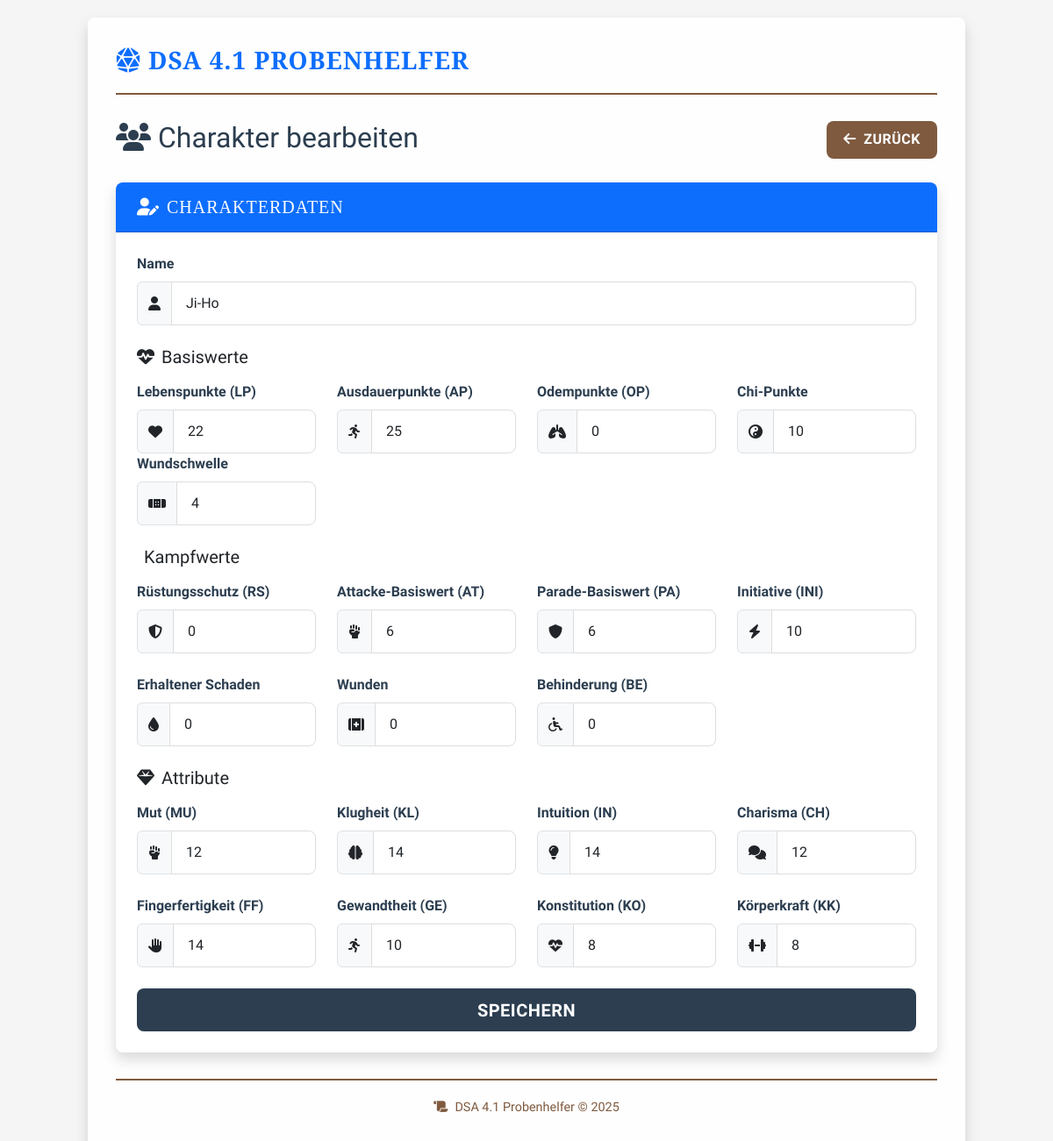
/character/1/edit, run on the app's committed database.
### app.py (models this page shows, shortened)
class Character(db.Model):
    id = db.Column(db.Integer, primary_key=True)
    name = db.Column(db.String(100), nullable=False)
    lp = db.Column(db.Integer, nullable=False)
    ap = db.Column(db.Integer, nullable=False)
    op = db.Column(db.Integer, nullable=False)
    chi = db.Column(db.Integer, nullable=False, default=0)  # Neue Spalte für Chi-Punkte
    rs_wert = db.Column(db.Integer, nullable=False)
    pa_basis = db.Column(db.Integer, nullable=False)
    at_basis = db.Column(db.Integer, nullable=False)
    wundschwelle = db.Column(db.Integer, nullable=False)
    damage = db.Column(db.Integer, nullable=False)
    wunden = db.Column(db.Integer, nullable=False)
    initiative = db.Column(db.Integer, nullable=False)
    mut = db.Column(db.Integer, nullable=False)
    klugheit = db.Column(db.Integer, nullable=False)
    intuition = db.Column(db.Integer, nullable=False)
    charisma = db.Column(db.Integer, nullable=False)
    fingerfertigkeit = db.Column(db.Integer, nullable=False)
    gewandtheit = db.Column(db.Integer, nullable=False)
    konstitution = db.Column(db.Integer, nullable=False)
    koerperkraft = db.Column(db.Integer, nullable=False)
    be = db.Column(db.Integer, default=0)
    talente = db.relationship('Talent', backref='character', lazy=True, cascade="all, delete-orphan")
    melee_weapons = db.relationship('MeleeWeapon', backref='character', lazy=True, cascade="all, delete-orphan")
    ranged_weapons = db.relationship('RangedWeapon', backref='character', lazy=True, cascade="all, delete-orphan")
    parry_weapons = db.relationship('ParryWeapon', backref='character', lazy=True, cascade="all, delete-orphan")

### app.py (the view, shortened to what this page needs)
@app.route('/character/<int:character_id>/edit', methods=['GET', 'POST'])
def edit_character(character_id):
    character = db.session.get(Character, character_id)
    if character is None:
        abort(404)  # Manuelles Werfen eines 404-Fehlers
    form = CharacterForm(obj=character)
    return render_template('character_form.html', form=form, title='Charakter bearbeiten')

### templates/character_form.html (shortened to what this page needs)
{% extends "layout.html" %}
{% block content %}
<div class="row mb-4">
    <div class="col">
        <h2><i class="fas fa-users me-2"></i>{{ title }}</h2>
    </div>
    <div class="col text-end">
        <a href="{{ url_for('index') }}" class="btn btn-secondary">
            <i class="fas fa-arrow-left me-1"></i> Zurück
        </a>
    </div>
</div>
<div class="card">
    <div class="card-header bg-primary text-white">
        <h5 class="mb-0"><i class="fas fa-user-edit me-2"></i>Charakterdaten</h5>
    </div>
    <div class="card-body">
        <form method="POST">
            <div class="row mb-4">
                <div class="col-12">
                    <div class="form-group">
                        {{ form.name.label(class="form-label") }}
                        <div class="input-group">
                            <span class="input-group-text"><i class="fas fa-user"></i></span>
                            {{ form.name(class="form-control") }}
                        </div>
                    </div>
                </div>
            </div>
            <h5 class="mb-3"><i class="fas fa-heartbeat me-2"></i>Basiswerte</h5>
            <div class="row mb-4">
                <div class="col-md-3">
                    <div class="form-group">
                        {{ form.lp.label(class="form-label") }}
                        <div class="input-group">
                            <span class="input-group-text"><i class="fas fa-heart"></i></span>
                            {{ form.lp(class="form-control") }}
                        </div>
                    </div>
                </div>
                <div class="col-md-3">
                    <div class="form-group">
                        {{ form.ap.label(class="form-label") }}
                        <div class="input-group">
                            <span class="input-group-text"><i class="fas fa-running"></i></span>
                            {{ form.ap(class="form-control") }}
                        </div>
                    </div>
                </div>
                <div class="col-md-3">
                    <div class="form-group">
                        {{ form.op.label(class="form-label") }}
                        <div class="input-group">
                            <span class="input-group-text"><i class="fas fa-lungs"></i></span>
                            {{ form.op(class="form-control") }}
                        </div>
                    </div>
                </div>
                <div class="col-md-3">
                    <div class="form-group">
                        {{ form.chi.label(class="form-label") }}
                        <div class="input-group">
                            <span class="input-group-text"><i class="fas fa-yin-yang"></i></span>
                            {{ form.chi(class="form-control") }}
                        </div>
                    </div>
                </div>
                <div class="col-md-3">
                    <div class="form-group">
                        {{ form.wundschwelle.label(class="form-label") }}
                        <div class="input-group">
                            <span class="input-group-text"><i class="fas fa-band-aid"></i></span>
                            {{ form.wundschwelle(class="form-control") }}
                        </div>
                    </div>
                </div>
            </div>
            <h5 class="mb-3">Kampfwerte</h5>
            <div class="row mb-4">
                <div class="col-md-3">
                    <div class="form-group">
                        {{ form.rs_wert.label(class="form-label") }}
                        <div class="input-group">
                            <span class="input-group-text"><i class="fas fa-shield-alt"></i></span>
                            {{ form.rs_wert(class="form-control") }}
                        </div>
                    </div>
                </div>
                <div class="col-md-3">
                    <div class="form-group">
                        {{ form.at_basis.label(class="form-label") }}
                        <div class="input-group">
                            <span class="input-group-text"><i class="fas fa-fist-raised"></i></span>
                            {{ form.at_basis(class="form-control") }}
                        </div>
                    </div>
                </div>
                <div class="col-md-3">
                    <div class="form-group">
                        {{ form.pa_basis.label(class="form-label") }}
                        <div class="input-group">
                            <span class="input-group-text"><i class="fas fa-shield"></i></span>
                            {{ form.pa_basis(class="form-control") }}
                        </div>
                    </div>
                </div>
                <div class="col-md-3">
                    <div class="form-group">
                        {{ form.initiative.label(class="form-label") }}
                        <div class="input-group">
                            <span class="input-group-text"><i class="fas fa-bolt"></i></span>
                            {{ form.initiative(class="form-control") }}
                        </div>
                    </div>
                </div>
            </div>
            <div class="row mb-4">
                <div class="col-md-3">
                    <div class="form-group">
                        {{ form.damage.label(class="form-label") }}
                        <div class="input-group">
                            <span class="input-group-text"><i class="fas fa-tint"></i></span>
                            {{ form.damage(class="form-control") }}
                        </div>
                    </div>
                </div>
                <div class="col-md-3">
                    <div class="form-group">
                        {{ form.wunden.label(class="form-label") }}
                        <div class="input-group">
                            <span class="input-group-text"><i class="fas fa-first-aid"></i></span>
                            {{ form.wunden(class="form-control") }}
                        </div>
                    </div>
                </div>
                <div class="col-md-3">
                    <div class="form-group">
                        {{ form.be.label(class="form-label") }}
                        <div class="input-group">
                            <span class="input-group-text"><i class="fas fa-wheelchair"></i></span>
                            {{ form.be(class="form-control") }}
                        </div>
                    </div>
                </div>
            </div>
            <h5 class="mb-3"><i class="fas fa-gem me-2"></i>Attribute</h5>
            <div class="row mb-4">
                <div class="col-md-3">
                    <div class="form-group">
                        {{ form.mut.label(class="form-label") }}
                        <div class="input-group">
                            <span class="input-group-text"><i class="fas fa-fist-raised"></i></span>
                            {{ form.mut(class="form-control") }}
                        </div>
                    </div>
                </div>
                <div class="col-md-3">
                    <div class="form-group">
                        {{ form.klugheit.label(class="form-label") }}
                        <div class="input-group">
                            <span class="input-group-text"><i class="fas fa-brain"></i></span>
                            {{ form.klugheit(class="form-control") }}
                        </div>
                    </div>
                </div>
                <div class="col-md-3">
                    <div class="form-group">
                        {{ form.intuition.label(class="form-label") }}
                        <div class="input-group">
                            <span class="input-group-text"><i class="fas fa-lightbulb"></i></span>
                            {{ form.intuition(class="form-control") }}
                        </div>
                    </div>
                </div>
                <div class="col-md-3">
                    <div class="form-group">
                        {{ form.charisma.label(class="form-label") }}
                        <div class="input-group">
                            <span class="input-group-text"><i class="fas fa-comments"></i></span>
                            {{ form.charisma(class="form-control") }}
                        </div>
                    </div>
                </div>
            </div>
            <div class="row mb-4">
                <div class="col-md-3">
                    <div class="form-group">
                        {{ form.fingerfertigkeit.label(class="form-label") }}
                        <div class="input-group">
                            <span class="input-group-text"><i class="fas fa-hand-paper"></i></span>
                            {{ form.fingerfertigkeit(class="form-control") }}
                        </div>
                    </div>
                </div>
                <div class="col-md-3">
                    <div class="form-group">
                        {{ form.gewandtheit.label(class="form-label") }}
                        <div class="input-group">
                            <span class="input-group-text"><i class="fas fa-running"></i></span>
                            {{ form.gewandtheit(class="form-control") }}
                        </div>
                    </div>
                </div>
                <div class="col-md-3">
                    <div class="form-group">
                        {{ form.konstitution.label(class="form-label") }}
                        <div class="input-group">
                            <span class="input-group-text"><i class="fas fa-heartbeat"></i></span>
                            {{ form.konstitution(class="form-control") }}
                        </div>
                    </div>
                </div>
                <div class="col-md-3">
                    <div class="form-group">
                        {{ form.koerperkraft.label(class="form-label") }}
                        <div class="input-group">
                            <span class="input-group-text"><i class="fas fa-dumbbell"></i></span>
                            {{ form.koerperkraft(class="form-control") }}
                        </div>
                    </div>
                </div>
            </div>
            <div class="d-grid gap-2">
                {{ form.submit(class="btn btn-primary btn-lg") }}
            </div>
        </form>
    </div>
</div>
{% endblock %}

### templates/layout.html (style rules this page uses)
:root { --primary-color: #2c3e50; --secondary-color: #7f5a3f; --accent-color: #c0392b; --success-color: #27ae60; --danger-color: #c0392b; --info-color: #3498db; --dark-color: #1a1a1a; --light-color: #f8f9fa; --border-radius: 0.5rem; --card-shadow: 0 0.5rem 1rem rgba(0, 0, 0, 0.15); --transition-speed: 0.3s; }
body { font-family: 'Raleway', sans-serif; color: var(--primary-color); background-color: #f5f5f5; background-image: url('https://www.transparenttextures.com/patterns/parchment.png'); padding-top: 20px; padding-bottom: 20px; }
.btn { transition: all var(--transition-speed); border-radius: var(--border-radius); font-weight: 600; text-transform: uppercase; letter-spacing: 0.5px; padding: 0.6rem 1.2rem; border: none; }
.btn-primary { background-color: var(--primary-color); }
.btn-secondary { background-color: var(--secondary-color); }
.card { border: none; border-radius: var(--border-radius); overflow: hidden; box-shadow: var(--card-shadow); transition: all var(--transition-speed); margin-bottom: 1.5rem; }
.card-header { background-color: var(--primary-color); color: white; font-family: 'Cinzel', serif; font-weight: 700; text-transform: uppercase; letter-spacing: 1px; padding: 1rem 1.5rem; }
.card-body { padding: 1.5rem; }
.form-control, .form-select { border-radius: var(--border-radius); padding: 0.75rem 1rem; border: 1px solid #ddd; transition: all var(--transition-speed); }
.form-label { font-weight: 600; color: var(--primary-color); margin-bottom: 0.5rem; }

### data on the page
Character: name "Ji-Ho", lp "22", ap "25", op "0", chi "10", wundschwelle "4", rs_wert "0", at_basis "6", pa_basis "6", initiative "10", damage "0", wunden "0", be "0", mut "12", klugheit "14", intuition "14", charisma "12", fingerfertigkeit "14", gewandtheit "10", konstitution "8", koerperkraft "8"

### other printed values
{{ title }} "Charakter bearbeiten"
